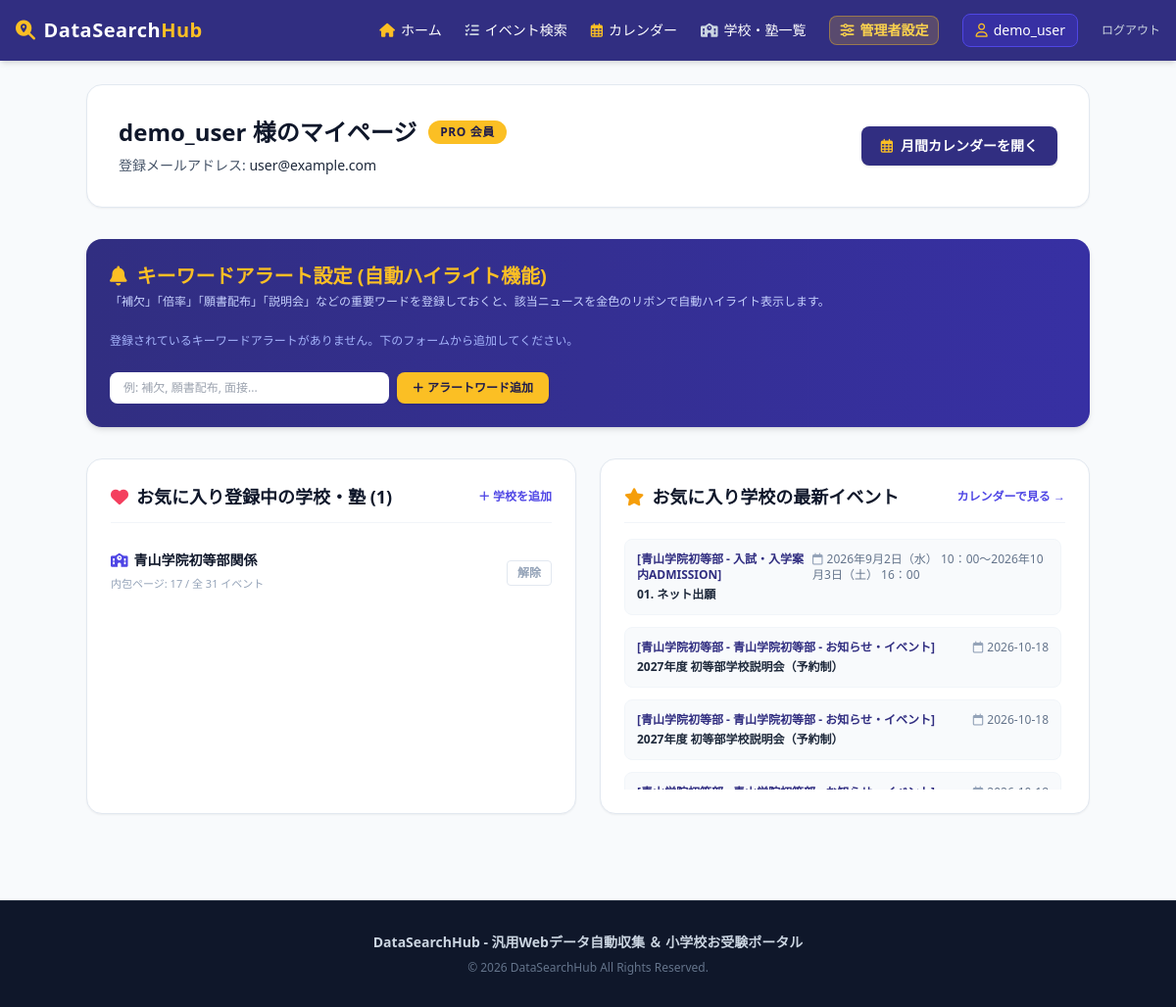
/dashboard (signed in), run on the app's committed database.
### app/models/schema.py (models this page shows, shortened)
class User(Base):
    __tablename__ = "users"
    id = Column(Integer, primary_key=True, index=True)
    username = Column(String, unique=True, index=True, nullable=False)
    email = Column(String, unique=True, index=True, nullable=False)
    hashed_password = Column(String, nullable=False)
    is_paid = Column(Boolean, default=True)  # デフォルトで全機能利用可能
    is_admin = Column(Boolean, default=False)
    created_at = Column(DateTime, default=datetime.utcnow)
    favorites = relationship("Favorite", back_populates="user", cascade="all, delete-orphan")
    notifications = relationship("NotificationLog", back_populates="user", cascade="all, delete-orphan")
    keyword_alerts = relationship("KeywordAlert", back_populates="user", cascade="all, delete-orphan")
    source_requests = relationship("SourceRequest", back_populates="user", cascade="all, delete-orphan")

class Event(Base):
    __tablename__ = "events"
    id = Column(Integer, primary_key=True, index=True)
    source_id = Column(Integer, ForeignKey("sources.id"), nullable=False)
    title = Column(String, index=True, nullable=False)
    content = Column(Text, nullable=True)
    url = Column(String, nullable=True)
    published_date = Column(String, nullable=True)                      # 発表日 / 更新日
    event_date = Column(String, index=True, nullable=True)               # イベント開催日・試験日 (YYYY-MM-DD)
    location = Column(String, nullable=True)                            # 開催場所・会場
    created_at = Column(DateTime, default=datetime.utcnow)
    is_notified = Column(Boolean, default=False)                         # メール通知済みフラグ
    source = relationship("Source", back_populates="events")
    notifications = relationship("NotificationLog", back_populates="event", cascade="all, delete-orphan")

class Source(Base):
    __tablename__ = "sources"
    id = Column(Integer, primary_key=True, index=True)
    source_id = Column(String, unique=True, index=True, nullable=False) # e.g. keio_yochisha
    category_id = Column(Integer, ForeignKey("categories.id"), nullable=False)
    name = Column(String, nullable=False)                                # e.g. 慶應義塾幼稚舎
    type = Column(String, nullable=False)                                # e.g. school, cram_school
    url = Column(String, nullable=False)
    schedule_interval_minutes = Column(Integer, default=60)
    selectors_json = Column(Text, nullable=False)                        # スクレイピングルール (JSON文字列)
    last_scraped_at = Column(DateTime, nullable=True)                    # 最終巡回実行日時
    category = relationship("Category", back_populates="sources")
    events = relationship("Event", back_populates="source", cascade="all, delete-orphan")
    favorited_by = relationship("Favorite", back_populates="source", cascade="all, delete-orphan")

### app/main.py (the view)
@app.get("/dashboard", response_class=HTMLResponse)
async def dashboard_page(request: Request, db: Session = Depends(get_db)):
    user = get_current_user_optional(request, db)
    if not user:
        return RedirectResponse(url="/login", status_code=status.HTTP_303_SEE_OTHER)
    favorites = db.query(Favorite).options(joinedload(Favorite.source).joinedload(Source.events)).filter(Favorite.user_id == user.id).all()
    fav_source_ids = [f.source_id for f in favorites]
    favorited_events = db.query(Event).options(joinedload(Event.source)).filter(Event.source_id.in_(fav_source_ids)).order_by(Event.created_at.desc()).all() if fav_source_ids else []
    keyword_alerts = db.query(KeywordAlert).filter(KeywordAlert.user_id == user.id).all()
    fav_groups = {}
    for fav in favorites:
        gname = extract_group_name(fav.source.name, fav.source.url)
        if gname not in fav_groups:
            fav_groups[gname] = {
                "group_name": gname,
                "display_name": f"{gname}関係",
                "sources_count": 0,
                "events_count": 0
            }
        fav_groups[gname]["sources_count"] += 1
        fav_groups[gname]["events_count"] += len(fav.source.events)
    grouped_favorites_list = list(fav_groups.values())
    grouped_favorites_list = list(fav_groups.values())
    user_requests = db.query(SourceRequest).filter(SourceRequest.user_id == user.id).order_by(SourceRequest.created_at.desc()).all()
    return templates.TemplateResponse(
        request=request,
        name="dashboard.html",
        context={
            "user": user,
            "favorites": favorites,
            "grouped_favorites": grouped_favorites_list,
            "favorited_events": favorited_events,
            "keyword_alerts": keyword_alerts,
            "user_requests": user_requests
        }
    )

### app/templates/dashboard.html (shortened to what this page needs)
{% extends "base.html" %}
{% block content %}
<div class="max-w-5xl mx-auto space-y-8">
    <div class="bg-white p-8 rounded-2xl shadow-sm border border-slate-200 flex flex-col md:flex-row justify-between items-start md:items-center gap-6">
        <div>
            <div class="flex items-center space-x-3 mb-2">
                <h1 class="text-2xl font-bold text-slate-900">{{ user.username }} 様のマイページ</h1>
                <span class="bg-amber-400 text-indigo-950 font-extrabold text-xs px-3 py-1 rounded-full uppercase tracking-wider">PRO 会員</span>
            </div>
            <p class="text-slate-600 text-sm">登録メールアドレス: <span class="font-medium text-slate-800">{{ user.email }}</span></p>
        </div>
        <div class="flex items-center space-x-3">
            <a href="/calendar?favorite_only=true" class="bg-indigo-900 hover:bg-indigo-800 text-white font-bold text-sm px-5 py-2.5 rounded-lg shadow transition flex items-center">
                <i class="fa-regular fa-calendar-days mr-2 text-amber-400"></i> 月間カレンダーを開く
            </a>
        </div>
    </div>
    <div class="bg-gradient-to-r from-indigo-900 to-indigo-800 text-white p-6 rounded-2xl shadow-md space-y-4">
        <div class="flex justify-between items-start">
            <div>
                <h2 class="text-xl font-bold flex items-center text-amber-400">
                    <i class="fa-solid fa-bell mr-2.5"></i>キーワードアラート設定 (自動ハイライト機能)
                </h2>
                <p class="text-xs text-indigo-200 mt-1">「補欠」「倍率」「願書配布」「説明会」などの重要ワードを登録しておくと、該当ニュースを金色のリボンで自動ハイライト表示します。</p>
            </div>
        </div>
        <div class="flex flex-wrap gap-2 pt-2">
            {% if keyword_alerts %}
                {% for alert in keyword_alerts %}
                <div class="bg-white/20 backdrop-blur-md border border-white/30 text-white text-xs px-3 py-1.5 rounded-full flex items-center space-x-2">
                    <span class="font-bold">🔥 {{ alert.keyword }}</span>
                    <form action="/keyword-alerts/{{ alert.id }}/delete" method="post" class="inline">
                        <button type="submit" title="アラート削除" class="text-indigo-200 hover:text-rose-300 font-bold ml-1 transition">&times;</button>
                    </form>
                </div>
                {% endfor %}
            {% else %}
                <p class="text-xs text-indigo-300">登録されているキーワードアラートがありません。下のフォームから追加してください。</p>
            {% endif %}
        </div>
        <form action="/keyword-alerts" method="post" class="pt-2 flex flex-col sm:flex-row gap-2 max-w-md">
            <input type="text" name="keyword" required placeholder="例: 補欠, 願書配布, 面接..." class="flex-grow bg-white text-slate-900 px-3.5 py-2 rounded-lg text-xs font-medium focus:outline-none focus:ring-2 focus:ring-amber-400">
            <button type="submit" class="bg-amber-400 hover:bg-amber-300 text-indigo-950 font-extrabold text-xs px-4 py-2 rounded-lg shadow transition flex items-center justify-center">
                <i class="fa-solid fa-plus mr-1"></i> アラートワード追加
            </button>
        </form>
    </div>
    <div class="grid grid-cols-1 md:grid-cols-2 gap-6">
        <div class="bg-white p-6 rounded-2xl shadow-sm border border-slate-200 space-y-4">
            <div class="flex justify-between items-center border-b border-slate-100 pb-3">
                <h2 class="text-lg font-bold text-slate-900 flex items-center">
                    <i class="fa-solid fa-heart text-rose-500 mr-2"></i>お気に入り登録中の学校・塾 ({{ grouped_favorites|length }})
                </h2>
                <a href="/schools" class="text-xs font-bold text-indigo-600 hover:underline">＋ 学校を追加</a>
            </div>
            {% if grouped_favorites %}
            <div class="divide-y divide-slate-100 max-h-64 overflow-y-auto">
                {% for gfav in grouped_favorites %}
                <div class="py-3 flex justify-between items-center">
                    <div>
                        <h3 class="font-bold text-slate-900 text-sm flex items-center">
                            <i class="fa-solid fa-school mr-1.5 text-indigo-600"></i>{{ gfav.display_name }}
                        </h3>
                        <span class="text-[11px] text-slate-400">内包ページ: {{ gfav.sources_count }} / 全 {{ gfav.events_count }} イベント</span>
                    </div>
                    <form action="/toggle-favorite-group" method="post">
                        <button type="submit" class="text-xs text-slate-400 hover:text-rose-600 font-bold px-2.5 py-1 rounded border border-slate-200 hover:border-rose-300 transition">
                            解除
                        </button>
                    </form>
                </div>
                {% endfor %}
            </div>
            {% else %}
            <p class="text-slate-500 text-xs text-center py-6">
                お気に入り登録がありません。<a href="/schools" class="text-indigo-600 underline font-bold">学校一覧</a>から登録してください。
            </p>
            {% endif %}
        </div>
        <div class="bg-white p-6 rounded-2xl shadow-sm border border-slate-200 space-y-4">
            <div class="flex justify-between items-center border-b border-slate-100 pb-3">
                <h2 class="text-lg font-bold text-slate-900 flex items-center">
                    <i class="fa-solid fa-star text-amber-500 mr-2"></i>お気に入り学校の最新イベント
                </h2>
                <a href="/calendar?favorite_only=true" class="text-xs font-bold text-indigo-600 hover:underline">カレンダーで見る →</a>
            </div>
            {% if favorited_events %}
            <div class="space-y-3 max-h-64 overflow-y-auto pr-1">
                {% for event in favorited_events %}
                <div class="p-3 bg-slate-50 rounded-lg text-xs border border-slate-100 hover:border-indigo-200 transition">
                    <div class="flex justify-between font-bold text-indigo-900 mb-1">
                        <span>[{{ event.source.name }}]</span>
                        {% if event.event_date %}
                        <span class="text-slate-500 font-medium"><i class="fa-regular fa-calendar mr-1 text-slate-400"></i>{{ event.event_date }}</span>
                        {% endif %}
                    </div>
                    <a href="{{ event.official_url }}" target="_blank" class="font-bold text-slate-800 hover:text-indigo-600 line-clamp-1">
                        {{ event.title }}
                    </a>
                </div>
                {% endfor %}
            </div>
            {% else %}
            <p class="text-slate-500 text-xs text-center py-6">
                お気に入り学校の新着イベントはまだありません。
            </p>
            {% endif %}
        </div>
    </div>
</div>
{% endblock %}

### app/templates/base.html (shortened to what this page needs)
<!DOCTYPE html>
<html lang="ja">
<head>
    <script src="https://cdn.tailwindcss.com"></script>
    <link rel="stylesheet" href="https://cdnjs.cloudflare.com/ajax/libs/font-awesome/6.4.0/css/all.min.css">
</head>
<body class="bg-slate-50 font-sans min-h-screen flex flex-col text-slate-800">
    <header class="bg-indigo-900 text-white shadow-md sticky top-0 z-40">
        <div class="max-w-7xl mx-auto px-4 py-3.5 flex flex-wrap justify-between items-center">
            <a href="/" class="flex items-center space-x-2 text-xl font-bold tracking-wide">
                <i class="fa-solid fa-magnifying-glass-location text-amber-400"></i>
                <span>DataSearch<span class="text-amber-400">Hub</span></span>
            </a>
            <nav class="flex items-center space-x-4 md:space-x-6 text-sm font-medium mt-2 sm:mt-0">
                <a href="/" class="hover:text-amber-300 transition flex items-center">
                    <i class="fa-solid fa-house mr-1.5 text-amber-400"></i>ホーム
                </a>
                <a href="/events" class="hover:text-amber-300 transition flex items-center">
                    <i class="fa-solid fa-list-check mr-1.5 text-slate-300"></i>イベント検索
                </a>
                <a href="/calendar" class="hover:text-amber-300 transition flex items-center">
                    <i class="fa-regular fa-calendar-days mr-1.5 text-amber-400"></i>カレンダー
                </a>
                <a href="/schools" class="hover:text-amber-300 transition hidden sm:inline-flex items-center">
                    <i class="fa-solid fa-school mr-1.5 text-slate-300"></i>学校・塾一覧
                </a>
                {% if user and user.is_admin %}
                <a href="/admin" class="hover:text-amber-300 transition hidden md:inline-flex items-center text-amber-300 font-bold bg-amber-400/20 px-2.5 py-1 rounded-lg border border-amber-400/40">
                    <i class="fa-solid fa-sliders mr-1.5"></i>管理者設定
                </a>
                {% endif %}
                {% if user %}
                    <a href="/dashboard" class="bg-indigo-800 hover:bg-indigo-700 px-3 py-1.5 rounded-lg border border-indigo-600 transition flex items-center">
                        <i class="fa-regular fa-user mr-1.5 text-amber-400"></i> {{ user.username }}
                    </a>
                    <a href="/logout" class="text-xs text-slate-300 hover:text-red-300">ログアウト</a>
                {% else %}
                    <a href="/login" class="hover:text-amber-300 transition">ログイン</a>
                    <a href="/register" class="bg-amber-400 hover:bg-amber-300 text-indigo-950 px-3 py-1.5 rounded-lg font-bold text-xs transition">無料会員登録</a>
                {% endif %}
            </nav>
        </div>
    </header>
    <main class="flex-grow max-w-7xl w-full mx-auto px-4 py-6">
        {% block content %}{% endblock %}
    </main>
    <footer class="bg-slate-900 text-slate-400 py-8 mt-16 border-t border-slate-800">
        <div class="max-w-7xl mx-auto px-4 text-center text-sm space-y-2">
            <p class="font-bold text-slate-300">DataSearchHub - 汎用Webデータ自動収集 ＆ 小学校お受験ポータル</p>
            <p class="text-xs text-slate-500">&copy; 2026 DataSearchHub All Rights Reserved.</p>
        </div>
    </footer>
</body>
</html>

### data on the page
User: username "demo_user", email "user@example.com"
Event: source.name "青山学院初等部 - 入試・入学案内ADMISSION", event_date "2026年9月2日（水） 10：00〜2026年10月3日（土） 16：00", title "01. ネット出願"
Event: source.name "青山学院初等部 - 青山学院初等部 - お知らせ・イベント", event_date "2026-10-18", title "2027年度 初等部学校説明会（予約制）"
Event: source.name "青山学院初等部 - 青山学院初等部 - お知らせ・イベント", event_date "2026-10-18", title "2027年度 初等部学校説明会（予約制）"

### other printed values
{{ grouped_favorites|length }} "1"
{{ gfav.display_name }} "青山学院初等部関係"
{{ gfav.sources_count }} "17"
{{ gfav.events_count }} "31"
